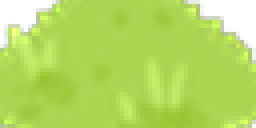
#> input picture assets/textures_source/tiles_pretes/grass1.png, 64 x 32 px, found by its file name (shown 4 times larger)
$ python setup_nature_blocks.py
#> lines starting #> are read from the running program, lines starting #| are printed output that depends on the picture
"""
Normalise les blocs 3D du pack isometric-nature vers assets/tiles/blocks/.
Même ancrage iso (_ISO_TOP) pour tous les sprites — aligné sur la grille jeu.

Usage :
  python tools/setup_nature_blocks.py
  python tools/setup_nature_blocks.py "C:/Users/.../isometric-nature-pack.rar"
"""

from __future__ import annotations

import os
import subprocess
import sys

from PIL import Image

ROOT = os.path.dirname(os.path.dirname(os.path.abspath(__file__)))
DEFAULT_RAR = os.path.expanduser(r"~\Downloads\isometric-nature-pack.rar")
EXTRACT_CACHE = os.path.join(ROOT, "tools", "_nature_pack_extract")
OUT_DIR = os.path.join(ROOT, "assets", "tiles", "blocks")

# Géométrie iso du pack (identique à extract_cliffs_from_nature_pack.py)
_ISO_TOP = (0.500, 0.046)
_ISO_BOTTOM = (0.500, 0.962)
BG_THRESHOLD = 22
OUT_W = 130

BLOCK_SOURCES = {
    "grass": "grass1.png",
    "dirt": "dirt1.png",
    "stone": "stone1.png",
    "sand": "dirt2.png",
    "forest": "grass3.png",
}


def defringe_black(im: Image.Image, threshold: int = BG_THRESHOLD) -> Image.Image:
#> called with threshold = 22
    im = im.convert("RGBA")
#> im is the input picture: PIL image 64x32 RGBA; mean R, G, B, A 157.2, 193.8, 73.7, 227.9
    px = im.load()
    w, h = im.size
#> w = 64; h = 32
    for y in range(h):
        for x in range(w):
            r, g, b, a = px[x, y]
            if a < 12 or (r <= threshold and g <= threshold and b <= threshold):
                px[x, y] = (0, 0, 0, 0)
            else:
                px[x, y] = (r, g, b, 255)
    return im


def find_7z() -> str | None:
    for path in (
        os.path.join(os.environ.get("ProgramFiles", ""), "7-Zip", "7z.exe"),
        os.path.join(os.environ.get("ProgramFiles(x86)", ""), "7-Zip", "7z.exe"),
    ):
        if path and os.path.isfile(path):
            return path
    return None


def extract_rar(rar_path: str, dest_dir: str) -> None:
    os.makedirs(dest_dir, exist_ok=True)
    if os.path.isfile(os.path.join(dest_dir, "grass1.png")):
        return
    seven_zip = find_7z()
    if not seven_zip:
        raise SystemExit(f"7-Zip introuvable. Extrais le RAR dans {dest_dir}")
    print(f"Extraction RAR -> {dest_dir}")
    subprocess.run([seven_zip, "x", "-y", f"-o{dest_dir}", rar_path], check=True, capture_output=True)


def normalize_block(src: Image.Image) -> Image.Image:
    """Redimensionne à OUT_W de large, ancrage iso top au même Y relatif."""
    src = defringe_black(src)
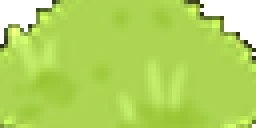
#> src: PIL image 64x32 RGBA (shown 4 times larger); mean R, G, B, A 156.9, 193.5, 73.6, 233.8; transparent parts drawn white
    sw, sh = src.size
#> sw = 64; sh = 32
    scale = OUT_W / sw
#> scale = 2.03
    new_h = max(1, int(round(sh * scale)))
#> new_h = 65
    resized = src.resize((OUT_W, new_h), Image.Resampling.LANCZOS)
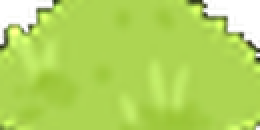
#> resized: PIL image 130x65 RGBA (shown 2 times larger); mean R, G, B, A 158.9, 196, 74.4, 233.7; transparent parts drawn white

    # Canvas avec pied au bas du bloc (bottom iso à OUT_W/2, new_h)
    top_y = int(round(_ISO_TOP[1] * new_h))
#> top_y = 3
    bottom_y = int(round(_ISO_BOTTOM[1] * new_h))
#> bottom_y = 63
    canvas_h = bottom_y + 2
#> canvas_h = 65
    canvas = Image.new("RGBA", (OUT_W, canvas_h), (0, 0, 0, 0))
#> canvas: PIL image 130x65 RGBA; every value is 0
    # Décaler pour que le pied touche le bas du canvas
    paste_y = canvas_h - bottom_y - 1
#> paste_y = 1
    canvas.paste(resized, (0, paste_y), resized)
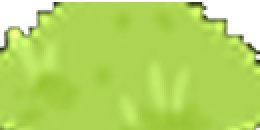
#> canvas: PIL image 130x65 RGBA (shown 2 times larger); mean R, G, B, A 154.4, 190.4, 72.5, 228.7; transparent parts drawn white
    return defringe_black(canvas)


def main() -> None:
    rar = sys.argv[1] if len(sys.argv) > 1 else DEFAULT_RAR
    if os.path.isfile(rar):
        extract_rar(rar, EXTRACT_CACHE)

    os.makedirs(OUT_DIR, exist_ok=True)
    print(f"Sortie -> {OUT_DIR}")

    for name, filename in BLOCK_SOURCES.items():
        src_path = os.path.join(EXTRACT_CACHE, filename)
        if not os.path.isfile(src_path):
            print(f"  SKIP {name} ({filename} absent)")
            continue
        block = normalize_block(Image.open(src_path))
        out_path = os.path.join(OUT_DIR, f"{name}.png")
        block.save(out_path, optimize=True)
        print(f"  OK  {name}.png ({block.size[0]}x{block.size[1]})")
#|   OK  grass.png (130x65)
#> pass 2 of the loop in main, `for name, filename in BLOCK_SOURCES.items():`:
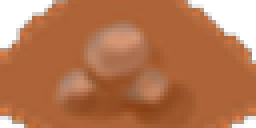
#> input picture assets/textures_source/tiles_pretes/dirt1.png, 64 x 32 px, found by its file name (shown 4 times larger)
#> in defringe_black, im is the input picture: PIL image 64x32 RGBA; mean R, G, B, A 153.4, 90.3, 53, 224.1
#> in normalize_block (call 2), `resized = src.resize((OUT_W, new_h), Image.Resampling.LANCZOS)`:
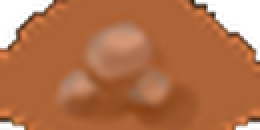
#> resized: PIL image 130x65 RGBA (shown 2 times larger); mean R, G, B, A 155.5, 91.3, 53.6, 229.4; transparent parts drawn white
#> in normalize_block (call 2), `canvas.paste(resized, (0, paste_y), resized)`:
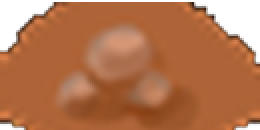
#> canvas: PIL image 130x65 RGBA (shown 2 times larger); mean R, G, B, A 151, 88.9, 52.3, 224.8; transparent parts drawn white
#|   OK  dirt.png (130x65)

    print("Termine.")


if __name__ == "__main__":
    main()
